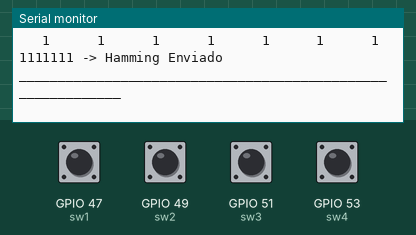
This sketch was run on a simulated ESP32. On the bench: the last lines printed to the serial monitor. Inputs (shaded band) come from the test bench; at power-on: GPIO 47 (sw1), GPIO 49 (sw2), GPIO 51 (sw3), GPIO 53 (sw4) HIGH.

Above: at 1.2 s.
1.3 s: GPIO 47 (sw1) pulled LOW for 0.15 s
At 1.47 s:
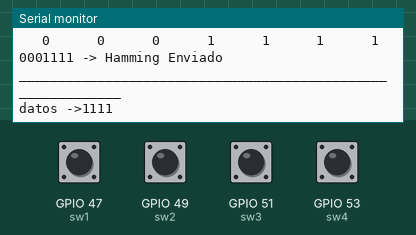
2.9 s: GPIO 49 (sw2) pulled LOW for 0.15 s
At 2.98 s:
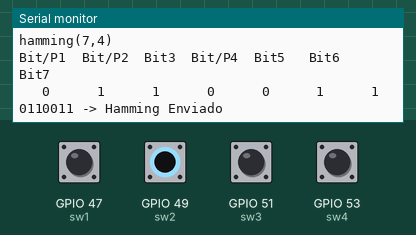
4.5 s: GPIO 51 (sw3) pulled LOW for 0.15 s
At 4.76 s:
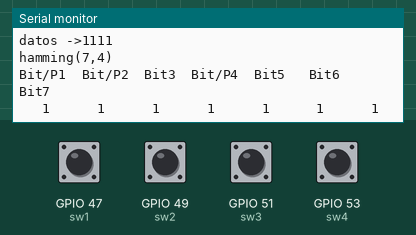
6.1 s: GPIO 53 (sw4) pulled LOW for 0.15 s
At 6.27 s:
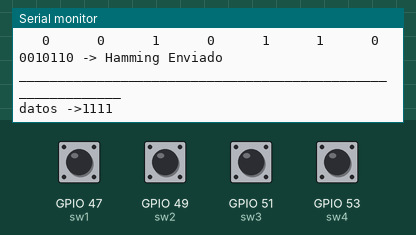
Timing chart, 0 to 8.7 s (numbered marks = the images above; inputs shaded):
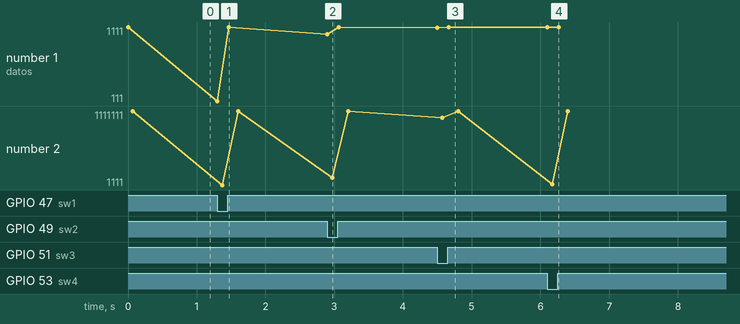

Measured:
- after the input at 1.3 s, the serial monitor: prints a new line at once (image 1)
- after the input at 2.9 s, the serial monitor: prints a new line at once (image 2)
- after the input at 4.5 s, the serial monitor: prints a new line at once (image 3)
- after the input at 6.1 s, the serial monitor: prints a new line at once (image 4)

The sketch:

Transmisor_Hamming.ino
```cpp
const int clk =  2;
int estadoCLK = LOW;
long tiempoPasadoClk = 0;
long duty = 0;

const int tx =  33;
int estadoTx = LOW;
long tiempoPasadoTx = 0;
long intervaloTx = 0;

long tiempoPasadoHamming = 0;
long intervaloHamming = 0;

long tiempoPasadoLectura = 0;
long intervaloLectura = 0;


int sw4=53;
int sw3=51;
int sw2=49;
int sw1=47;

int estadoAnterior1 = LOW;

int estadoAnterior2 = LOW;

int estadoAnterior3 = LOW;

int estadoAnterior4 = LOW;


int dato[] = {0,0,0,0};
int hamtx[7] = {0};

int i = 0;
int l = 0;

void setup() {
 Serial.begin(9600);
 pinMode(clk, OUTPUT);
 pinMode(tx, OUTPUT);
 pinMode(sw1,INPUT);
 pinMode(sw2,INPUT);
 pinMode(sw3,INPUT);
 pinMode(sw4,INPUT);
}


void loop() {
  lectura();
  transmisor(hamtx, sizeof(hamtx) / sizeof(int));

}


void lectura(){
unsigned long tiempoActual = millis();
  if(tiempoActual - tiempoPasadoLectura > intervaloLectura) {
    tiempoPasadoLectura = tiempoActual;

    dato[0]=digitalRead(sw1);
    dato[1]=digitalRead(sw2);
    dato[2]=digitalRead(sw3);
    dato[3]=digitalRead(sw4);


    if ((dato[0] != estadoAnterior1) || (dato[1] != estadoAnterior2) || (dato[2] != estadoAnterior3) || (dato[3] != estadoAnterior4)){
      i=0;
      l=0;
      hamming();
      estadoAnterior1 = dato[0];
      estadoAnterior2 = dato[1];
      estadoAnterior3 = dato[2];
      estadoAnterior4 = dato[3];
    }
  }
}


void hamming(){
unsigned long tiempoActual = millis();
  if(tiempoActual - tiempoPasadoHamming > intervaloHamming) {
    tiempoPasadoHamming = tiempoActual;

    Serial.println((String) "datos ->" + dato[0] + dato[1] + dato[2] + dato[3] + "\n");

    hamtx[0]=(dato[0]^dato[1])^dato[3];
    hamtx[1]=(dato[0]^dato[2])^dato[3];
    hamtx[2]=dato[0];
    hamtx[3]=(dato[1]^dato[2])^dato[3];
    hamtx[4]=dato[1];
    hamtx[5]=dato[2];
    hamtx[6]=dato[3];

    Serial.println((String)"hamming(7,4)\n\n" + "Bit/P1  "+ "Bit/P2  " + "Bit3  " + "Bit/P4  " + "Bit5   " + "Bit6   " + "Bit7");
    for (int i = 0; i < 7; i++) {
      Serial.print((String) "   " + hamtx[i] + "   ");
    }
    Serial.println("\n");
  }
}


void transmisor(int bits[], int longitud) {
unsigned long tiempoActual = millis();
  if(tiempoActual - tiempoPasadoTx > intervaloTx) {
    tiempoPasadoTx = tiempoActual;

    for (l; l < longitud; l++) {
      Reloj();
      if(estadoCLK==HIGH){
        digitalWrite(tx, bits[l]);
        Serial.print(bits[l++]);
      }
      else{
        digitalWrite(tx, 0);
      }
      if(l>6){
        Serial.print(" -> Hamming Enviado \n\n____________________________________________________________\n");
      }
      break;
    }
  }
}


void Reloj(){
unsigned long tiempoActual = millis();
  if(tiempoActual - tiempoPasadoClk > duty) {
    tiempoPasadoClk = tiempoActual;
    if (estadoCLK == LOW){
      estadoCLK = HIGH;
    }
    else{
      estadoCLK = LOW;
    }
    digitalWrite(clk, estadoCLK);
  }
}
```
